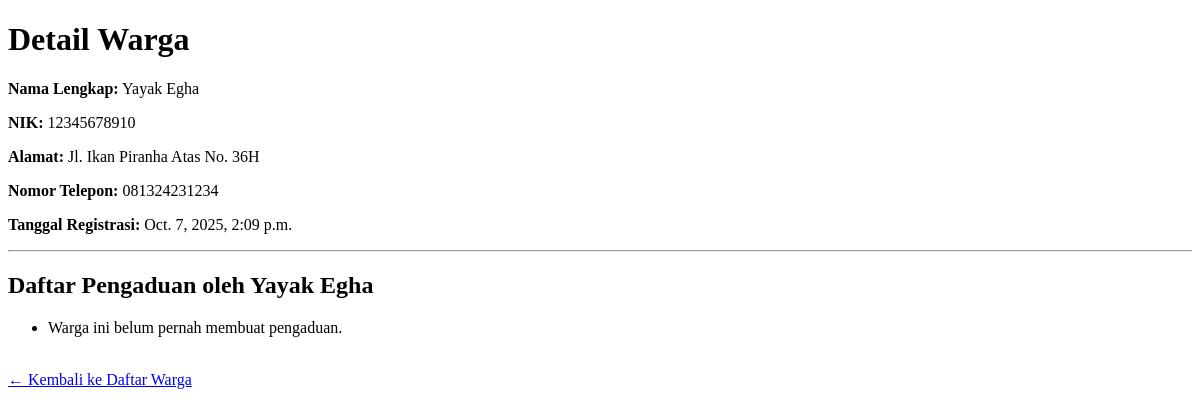
/warga/1/, run on an earlier commit of the app's database.
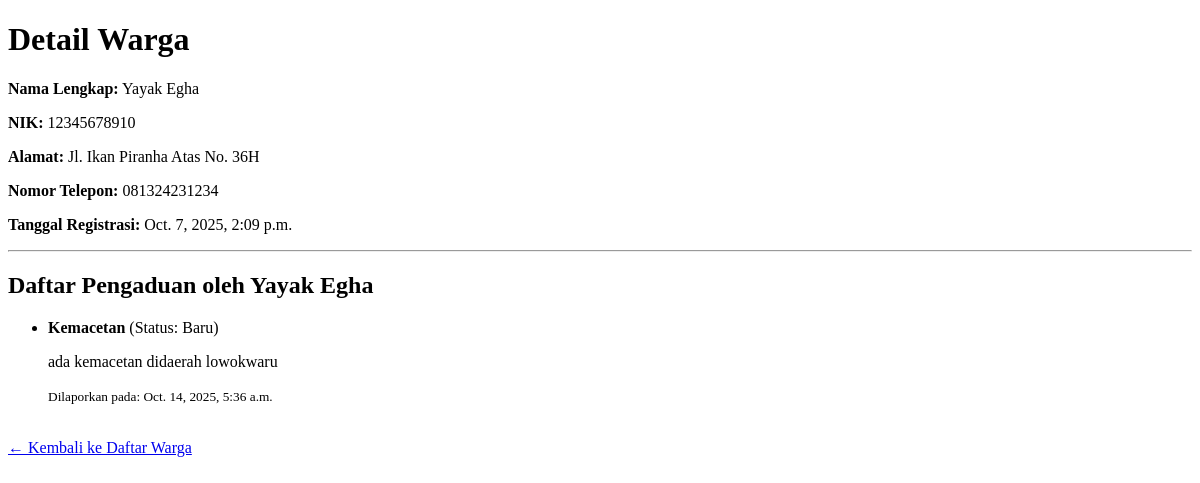
And on a later commit of the database.
### warga/models.py (models this page shows, shortened)
class Warga(models.Model):
    nik                = models.CharField(max_length=16, unique=True, verbose_name="Nomor Induk Kependudukan")
    nama_lengkap       = models.CharField(max_length=100, verbose_name="Nama Lengkap")
    alamat             = models.TextField(verbose_name="Alamat Tinggal")
    no_telepon         = models.CharField(max_length=15, blank=True, verbose_name="Nomor Telepon")
    tanggal_registrasi = models.DateTimeField(auto_now_add=True)

class Pengaduan(models.Model):
    STATUS_CHOICES = [
        ('BARU', 'Baru'),
        ('DIPROSES', 'Diproses'),
        ('SELESAI', 'Selesai'),
    ]
    judul         = models.CharField(max_length=200)
    deskripsi     = models.TextField()
    status        = models.CharField(max_length=10, choices=STATUS_CHOICES, default='BARU')
    tanggal_lapor = models.DateTimeField(auto_now_add=True)
    pelapor = models.ForeignKey(Warga, on_delete=models.CASCADE, related_name='pengaduan')

### warga/views.py (the view)
# urls.py: path('<int:pk>/', WargaDetailView.as_view(), name='warga-detail'),
class WargaDetailView(DetailView):
    model         = Warga
    template_name = 'warga/warga_detail.html'

### warga/templates/warga/warga_detail.html (shortened to what this page needs)
<!DOCTYPE html>
<html>
<head>
</head>
<body>
    <h1>Detail Warga</h1>
    <p><strong>Nama Lengkap:</strong> {{ object.nama_lengkap }}</p>
    <p><strong>NIK:</strong> {{ object.nik }}</p>
    <p><strong>Alamat:</strong> {{ object.alamat }}</p>
    <p><strong>Nomor Telepon:</strong> {{ object.no_telepon }}</p>
    <p><strong>Tanggal Registrasi:</strong> {{ object.tanggal_registrasi }}</p>
    <hr>
    <h2>Daftar Pengaduan oleh {{ object.nama_lengkap }}</h2>
    <ul>
        {% for aduan in object.pengaduan.all %}
            <li>
                <strong>{{ aduan.judul }}</strong> (Status: {{ aduan.get_status_display }})
                <p>{{ aduan.deskripsi }}</p>
                <small>Dilaporkan pada: {{ aduan.tanggal_lapor }}</small>
            </li>
        {% empty %}
            <li>Warga ini belum pernah membuat pengaduan.</li>
        {% endfor %}
    </ul>
    <br>
    <a href="{% url 'warga-list' %}">← Kembali ke Daftar Warga</a>
</body>
</html>

What changed in the data, as far as the page shows it:
added Pengaduan: judul "Kemacetan", status "Baru", deskripsi "ada kemacetan didaerah lowokwaru", tanggal_lapor "Oct. 14, 2025, 5:36 a.m."
Also different on the page:
text no longer shown: "Warga ini belum pernah membuat pengaduan."
